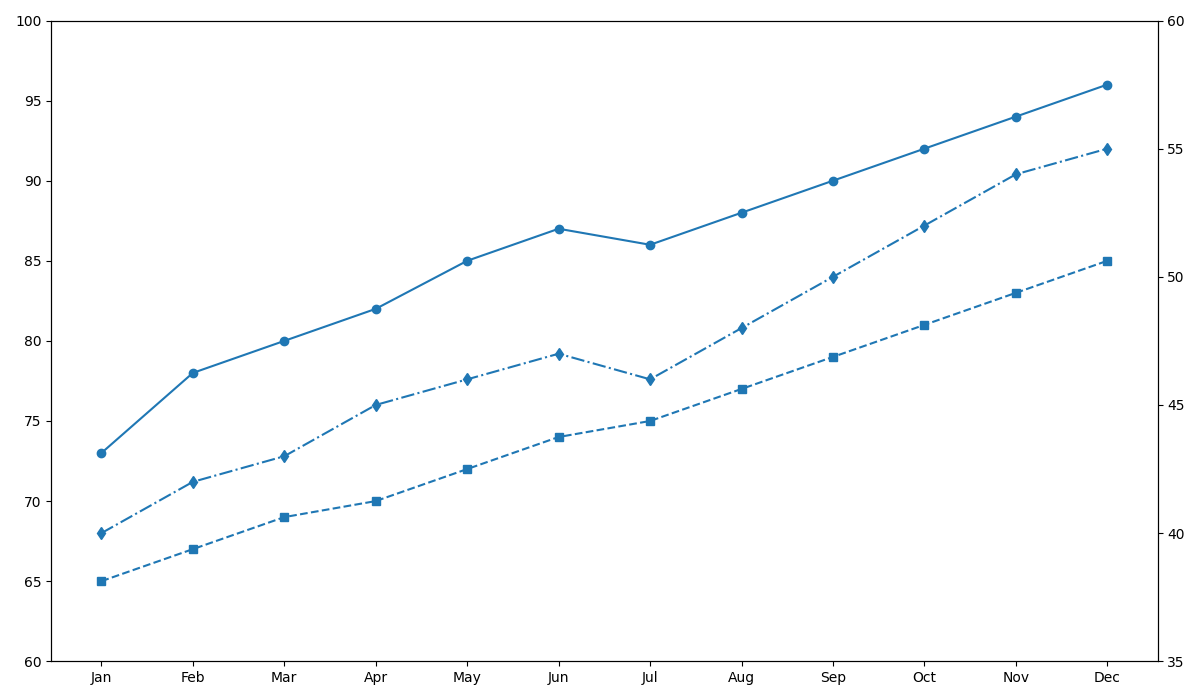

The script that drew this image:
import matplotlib.pyplot as plt
import numpy as np

months = np.array([
    'Jan', 'Feb', 'Mar', 'Apr', 'May', 'Jun',
    'Jul', 'Aug', 'Sep', 'Oct', 'Nov', 'Dec'
])
productivity_software = np.array([73, 78, 80, 82, 85, 87, 86, 88, 90, 92, 94, 96])
productivity_hardware = np.array([65, 67, 69, 70, 72, 74, 75, 77, 79, 81, 83, 85])
hours_worked = np.array([40, 42, 43, 45, 46, 47, 46, 48, 50, 52, 54, 55])

fig, ax1 = plt.subplots(figsize=(12, 7))

ax1.plot(months, productivity_software, 'o-', color='tab:blue')
ax1.plot(months, productivity_hardware, 's--', color='tab:blue')

ax1.set_ylim(60, 100)
ax1.set_xticks(months)

ax2 = ax1.twinx()
ax2.plot(months, hours_worked, 'd-.', color='tab:blue')
ax2.set_ylim(35, 60)

plt.tight_layout()
plt.show()
